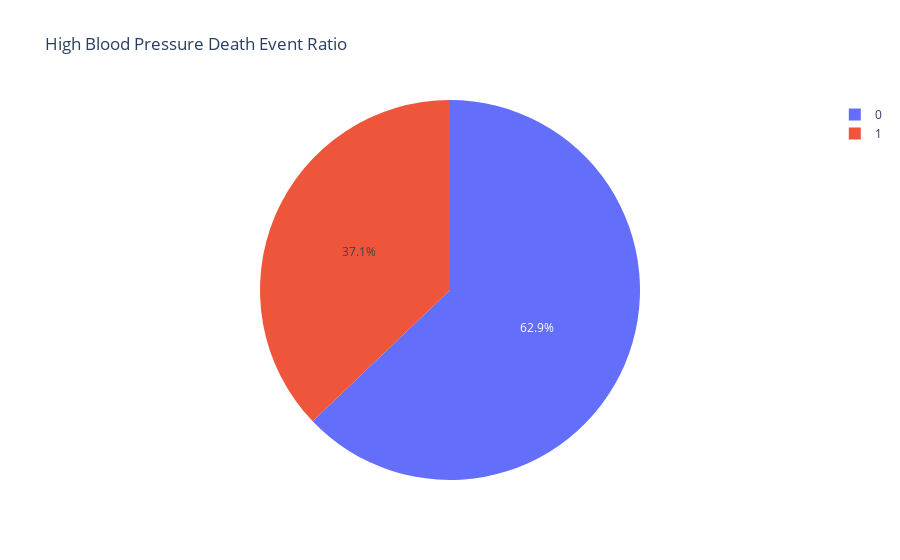

The notebook cell this image was saved under:
### Code cell
fig = px.pie(heart_data, values='high_blood_pressure',names='DEATH_EVENT', title='High Blood Pressure Death Event Ratio')
fig.show()

### Figure 1 — Plotly figure (JSON) as saved in the notebook; plotly's stock layout.template omitted (floating-point values rounded to 4 significant figures; data arrays with more than 128 entries replaced by an {"elided": "..."} marker saying what was removed)
{"data": [{"domain": {"x": [0, 1], "y": [0, 1]}, "hovertemplate": "DEATH_EVENT=%{label}<br>high_blood_pressure=%{value}<extra></extra>", "labels": {"elided": "299 int values"}, "legendgroup": "", "name": "", "showlegend": true, "type": "pie", "values": {"elided": "299 int values"}}], "layout": {"legend": {"tracegroupgap": 0}, "title": {"text": "High Blood Pressure Death Event Ratio"}}}
